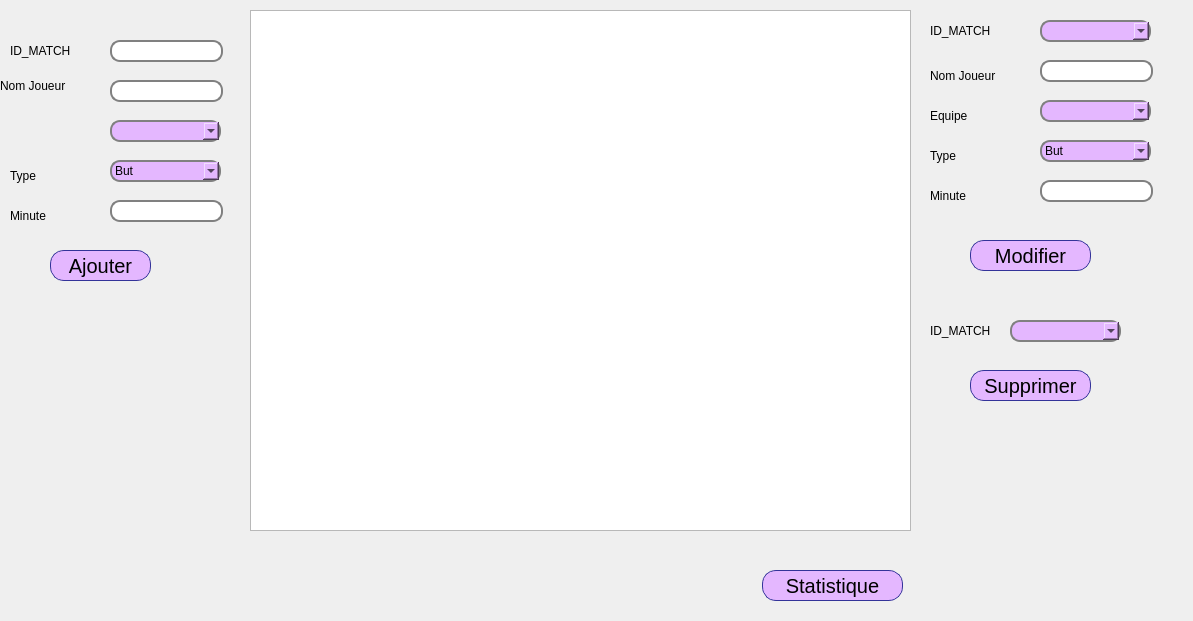
<?xml version="1.0" encoding="UTF-8"?>
<ui version="4.0">
 <class>Dialogmatch</class>
 <widget class="QDialog" name="Dialogmatch">
  <property name="geometry">
   <rect>
    <x>0</x>
    <y>0</y>
    <width>1193</width>
    <height>621</height>
   </rect>
  </property>
  <property name="windowTitle">
   <string>Dialog</string>
  </property>
  <widget class="QPushButton" name="Statistique">
   <property name="geometry">
    <rect>
     <x>762</x>
     <y>570</y>
     <width>141</width>
     <height>31</height>
    </rect>
   </property>
   <property name="styleSheet">
    <string notr="true">QPushButton {
color: rgb(0, 0, 0);
background-color: rgb(228, 183, 255);
border-width: 1px;
border-color: #339;
border-style: solid;
border-radius:14;
font-size: 20px;

}</string>
   </property>
   <property name="text">
    <string>Statistique</string>
   </property>
  </widget>
  <widget class="QPushButton" name="ModifierM">
   <property name="geometry">
    <rect>
     <x>970</x>
     <y>240</y>
     <width>121</width>
     <height>31</height>
    </rect>
   </property>
   <property name="styleSheet">
    <string notr="true">QPushButton {
color: rgb(0, 0, 0);
background-color: rgb(228, 183, 255);
border-width: 1px;
border-color: #339;
border-style: solid;
border-radius:14;
font-size: 20px;

}</string>
   </property>
   <property name="text">
    <string>Modifier</string>
   </property>
   <property name="icon">
    <iconset>
     <normaloff>:/icones/icones/modifier.png</normaloff>:/icones/icones/modifier.png</iconset>
   </property>
  </widget>
  <widget class="QLabel" name="id_match">
   <property name="geometry">
    <rect>
     <x>10</x>
     <y>40</y>
     <width>91</width>
     <height>21</height>
    </rect>
   </property>
   <property name="text">
    <string>ID_MATCH</string>
   </property>
  </widget>
  <widget class="QLabel" name="Minute">
   <property name="geometry">
    <rect>
     <x>10</x>
     <y>200</y>
     <width>81</width>
     <height>31</height>
    </rect>
   </property>
   <property name="text">
    <string>Minute</string>
   </property>
  </widget>
  <widget class="QTableView" name="tabMatch">
   <property name="geometry">
    <rect>
     <x>250</x>
     <y>10</y>
     <width>661</width>
     <height>521</height>
    </rect>
   </property>
   <property name="styleSheet">
    <string notr="true">background_color:rgb(198, 198, 198);
couleur:rgb(255, 255, 255);</string>
   </property>
  </widget>
  <widget class="QLineEdit" name="lineEdit_minute">
   <property name="geometry">
    <rect>
     <x>110</x>
     <y>200</y>
     <width>113</width>
     <height>22</height>
    </rect>
   </property>
   <property name="styleSheet">
    <string notr="true">border: 2px solid gray;
border-radius: 10px;
padding: 0 8px;</string>
   </property>
  </widget>
  <widget class="QLabel" name="Minute_2">
   <property name="geometry">
    <rect>
     <x>930</x>
     <y>180</y>
     <width>81</width>
     <height>31</height>
    </rect>
   </property>
   <property name="text">
    <string>Minute</string>
   </property>
  </widget>
  <widget class="QLineEdit" name="lineEdit_nomMatch_2">
   <property name="geometry">
    <rect>
     <x>1040</x>
     <y>60</y>
     <width>113</width>
     <height>22</height>
    </rect>
   </property>
   <property name="styleSheet">
    <string notr="true">border: 2px solid gray;
border-radius: 10px;
padding: 0 8px;</string>
   </property>
  </widget>
  <widget class="QPushButton" name="SupprimerM">
   <property name="geometry">
    <rect>
     <x>970</x>
     <y>370</y>
     <width>121</width>
     <height>31</height>
    </rect>
   </property>
   <property name="styleSheet">
    <string notr="true">QPushButton {
color: rgb(0, 0, 0);
background-color: rgb(228, 183, 255);
border-width: 1px;
border-color: #339;
border-style: solid;
border-radius:14;
font-size: 20px;

}</string>
   </property>
   <property name="text">
    <string>Supprimer</string>
   </property>
   <property name="icon">
    <iconset>
     <normaloff>:/icones/icones/supp.png</normaloff>:/icones/icones/supp.png</iconset>
   </property>
  </widget>
  <widget class="QLabel" name="Equipe_2">
   <property name="geometry">
    <rect>
     <x>930</x>
     <y>100</y>
     <width>81</width>
     <height>31</height>
    </rect>
   </property>
   <property name="text">
    <string>Equipe</string>
   </property>
  </widget>
  <widget class="QLineEdit" name="lineEdit_nomMatch">
   <property name="geometry">
    <rect>
     <x>110</x>
     <y>80</y>
     <width>113</width>
     <height>22</height>
    </rect>
   </property>
   <property name="styleSheet">
    <string notr="true">border: 2px solid gray;
border-radius: 10px;
padding: 0 8px;</string>
   </property>
  </widget>
  <widget class="QLabel" name="id_match_2">
   <property name="geometry">
    <rect>
     <x>930</x>
     <y>20</y>
     <width>101</width>
     <height>21</height>
    </rect>
   </property>
   <property name="text">
    <string>ID_MATCH</string>
   </property>
  </widget>
  <widget class="QPushButton" name="AjouterM">
   <property name="geometry">
    <rect>
     <x>50</x>
     <y>250</y>
     <width>101</width>
     <height>31</height>
    </rect>
   </property>
   <property name="styleSheet">
    <string notr="true">QPushButton {
color: rgb(0, 0, 0);
background-color: rgb(228, 183, 255);
border-width: 1px;
border-color: #339;
border-style: solid;
border-radius:14;
font-size: 20px;

}</string>
   </property>
   <property name="text">
    <string>Ajouter</string>
   </property>
   <property name="icon">
    <iconset>
     <normaloff>:/icones/icones/ajout.png</normaloff>:/icones/icones/ajout.png</iconset>
   </property>
  </widget>
  <widget class="QLabel" name="nom_joueur_2">
   <property name="geometry">
    <rect>
     <x>930</x>
     <y>60</y>
     <width>101</width>
     <height>31</height>
    </rect>
   </property>
   <property name="text">
    <string>Nom Joueur</string>
   </property>
  </widget>
  <widget class="QComboBox" name="comboBox_type">
   <property name="geometry">
    <rect>
     <x>110</x>
     <y>160</y>
     <width>111</width>
     <height>22</height>
    </rect>
   </property>
   <property name="styleSheet">
    <string notr="true">border: 2px solid gray;
border-radius: 10px;
background-color: rgb(228, 183, 255);
color : rgb(0, 0, 0);

</string>
   </property>
   <item>
    <property name="text">
     <string>But</string>
    </property>
   </item>
   <item>
    <property name="text">
     <string>Carton Jaune</string>
    </property>
   </item>
   <item>
    <property name="text">
     <string>Carton Rouge</string>
    </property>
   </item>
  </widget>
  <widget class="QComboBox" name="comboBox_idM_mod">
   <property name="geometry">
    <rect>
     <x>1040</x>
     <y>20</y>
     <width>111</width>
     <height>22</height>
    </rect>
   </property>
   <property name="styleSheet">
    <string notr="true">border: 2px solid gray;
border-radius: 10px;
background-color: rgb(228, 183, 255);
color : rgb(0, 0, 0);

</string>
   </property>
  </widget>
  <widget class="QComboBox" name="comboBox_equipe_2">
   <property name="geometry">
    <rect>
     <x>1040</x>
     <y>100</y>
     <width>111</width>
     <height>22</height>
    </rect>
   </property>
   <property name="styleSheet">
    <string notr="true">border: 2px solid gray;
border-radius: 10px;
background-color: rgb(228, 183, 255);
color : rgb(0, 0, 0);

</string>
   </property>
  </widget>
  <widget class="QComboBox" name="comboBox_equipe">
   <property name="geometry">
    <rect>
     <x>110</x>
     <y>120</y>
     <width>111</width>
     <height>22</height>
    </rect>
   </property>
   <property name="styleSheet">
    <string notr="true">border: 2px solid gray;
border-radius: 10px;
background-color: rgb(228, 183, 255);
color : rgb(0, 0, 0);

</string>
   </property>
  </widget>
  <widget class="QLabel" name="id_match_3">
   <property name="geometry">
    <rect>
     <x>930</x>
     <y>320</y>
     <width>71</width>
     <height>21</height>
    </rect>
   </property>
   <property name="text">
    <string>ID_MATCH</string>
   </property>
  </widget>
  <widget class="QLabel" name="Type_2">
   <property name="geometry">
    <rect>
     <x>930</x>
     <y>140</y>
     <width>81</width>
     <height>31</height>
    </rect>
   </property>
   <property name="text">
    <string>Type</string>
   </property>
  </widget>
  <widget class="QLabel" name="Type">
   <property name="geometry">
    <rect>
     <x>10</x>
     <y>160</y>
     <width>81</width>
     <height>31</height>
    </rect>
   </property>
   <property name="text">
    <string>Type</string>
   </property>
  </widget>
  <widget class="QLineEdit" name="lineEdit_idmatch">
   <property name="geometry">
    <rect>
     <x>110</x>
     <y>40</y>
     <width>113</width>
     <height>22</height>
    </rect>
   </property>
   <property name="styleSheet">
    <string notr="true">border: 2px solid gray;
border-radius: 10px;
padding: 0 8px;</string>
   </property>
  </widget>
  <widget class="QComboBox" name="comboBox_type_2">
   <property name="geometry">
    <rect>
     <x>1040</x>
     <y>140</y>
     <width>111</width>
     <height>22</height>
    </rect>
   </property>
   <property name="styleSheet">
    <string notr="true">border: 2px solid gray;
border-radius: 10px;
background-color: rgb(228, 183, 255);
color : rgb(0, 0, 0);

</string>
   </property>
   <item>
    <property name="text">
     <string>But</string>
    </property>
   </item>
   <item>
    <property name="text">
     <string>Carton Jaune</string>
    </property>
   </item>
   <item>
    <property name="text">
     <string>Carton Rouge</string>
    </property>
   </item>
  </widget>
  <widget class="QComboBox" name="comboBox_idM_Supp">
   <property name="geometry">
    <rect>
     <x>1010</x>
     <y>320</y>
     <width>111</width>
     <height>22</height>
    </rect>
   </property>
   <property name="styleSheet">
    <string notr="true">border: 2px solid gray;
border-radius: 10px;
background-color: rgb(228, 183, 255);
color : rgb(0, 0, 0);

</string>
   </property>
  </widget>
  <widget class="QLineEdit" name="lineEdit_minute_2">
   <property name="geometry">
    <rect>
     <x>1040</x>
     <y>180</y>
     <width>113</width>
     <height>22</height>
    </rect>
   </property>
   <property name="styleSheet">
    <string notr="true">border: 2px solid gray;
border-radius: 10px;
padding: 0 8px;</string>
   </property>
  </widget>
  <widget class="QLabel" name="nom_joueur">
   <property name="geometry">
    <rect>
     <x>0</x>
     <y>70</y>
     <width>101</width>
     <height>31</height>
    </rect>
   </property>
   <property name="text">
    <string>Nom Joueur</string>
   </property>
  </widget>
 </widget>
 <resources/>
 <connections/>
</ui>
